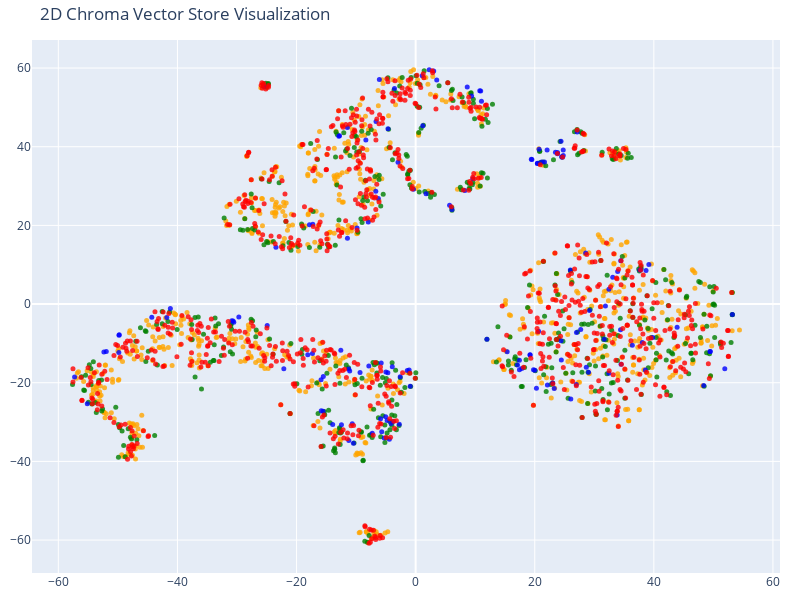

Notebook code cell kept with this figure:
### Code cell
# We humans find it easier to visalize things in 2D!
# Reduce the dimensionality of the vectors to 2D using t-SNE
# (t-distributed stochastic neighbor embedding)

tsne = TSNE(n_components=2, random_state=42, perplexity=min(25, len(vectors) - 1))
reduced_vectors = tsne.fit_transform(vectors)

# Create the 2D scatter plot
fig = go.Figure(data=[go.Scatter(
    x=reduced_vectors[:, 0],
    y=reduced_vectors[:, 1],
    mode='markers',
    marker=dict(size=5, color=colors, opacity=0.8),
    text=[f"Type: {t}<br>Text: {d[:100]}..." for t, d in zip(doc_types, documents)],
    hoverinfo='text'
)])

fig.update_layout(
    title='2D Chroma Vector Store Visualization',
    scene=dict(xaxis_title='x',yaxis_title='y'),
    width=800,
    height=600,
    margin=dict(r=20, b=10, l=10, t=40)
)

fig.show()

### Figure 1 — Plotly figure (JSON) as saved in the notebook; plotly's stock layout.template omitted (floating-point values rounded to 4 significant figures; data arrays with more than 128 entries replaced by an {"elided": "..."} marker saying what was removed)
{"data": [{"hoverinfo": "text", "marker": {"color": {"elided": "2116 str values"}, "opacity": 0.8, "size": 5}, "mode": "markers", "text": {"elided": "2116 str values"}, "type": "scatter", "x": {"elided": "2116 float values"}, "y": {"elided": "2116 float values"}}], "layout": {"height": 600, "margin": {"b": 10, "l": 10, "r": 20, "t": 40}, "scene": {"xaxis": {"title": {"text": "x"}}, "yaxis": {"title": {"text": "y"}}}, "title": {"text": "2D Chroma Vector Store Visualization"}, "width": 800}}
